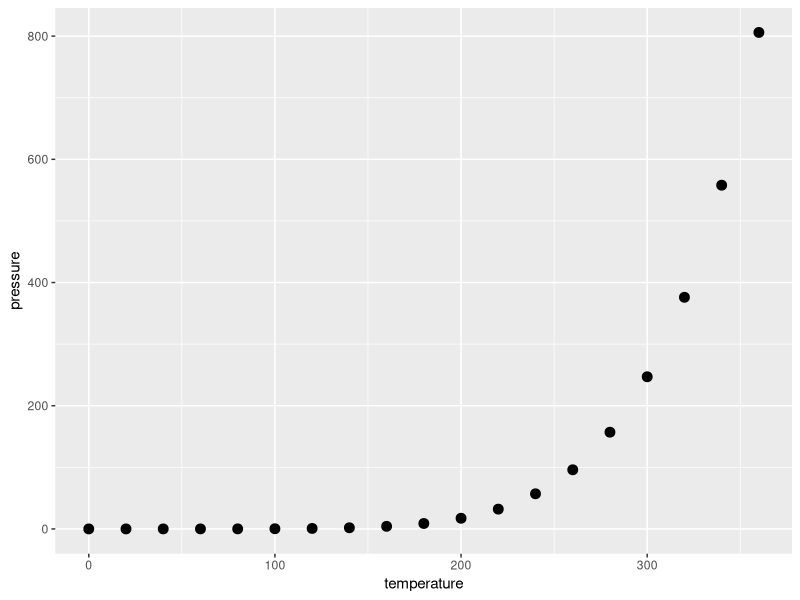

R code for this plot:
## ---- chunk 1
library(ggplot2)
ggplot(pressure,aes(x=temperature, y=pressure))+
  geom_point(size=3)
## ---- chunk 2
library(knitr)
kable(head(cars,6))
